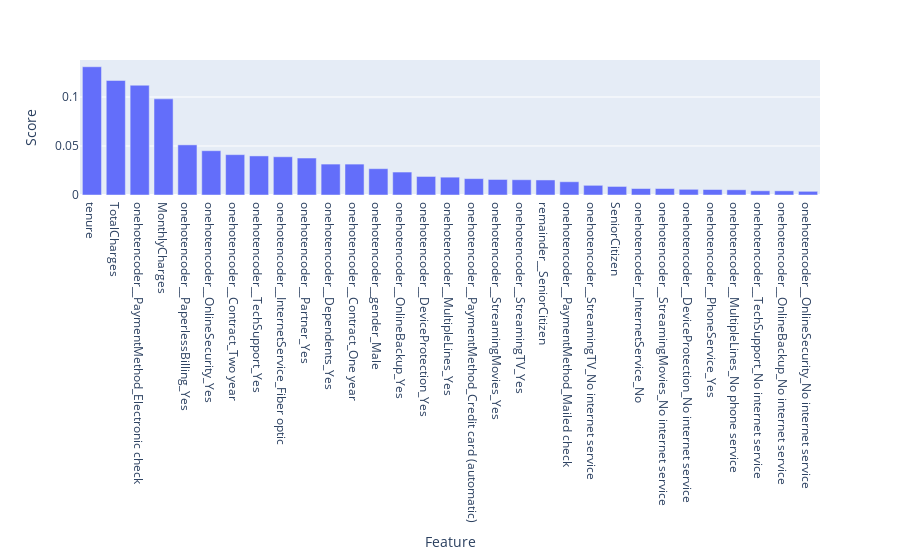

The notebook cell saved with this chart:
### Code cell
## Feature Importance of the Random Forest Model
rf_importance = pd.DataFrame({'Feature': X.columns, 'Score': rf_smote.feature_importances_})
rf_importance = rf_importance.sort_values(by='Score', ascending=False)

fig = px.bar(rf_importance, x='Feature', y='Score')
fig.show()

### Figure 1 — Plotly figure (JSON) as saved in the notebook; plotly's stock layout.template omitted (floating-point values rounded to 4 significant figures)
{"data": [{"alignmentgroup": "True", "hovertemplate": "Feature=%{x}<br>Score=%{y}<extra></extra>", "legendgroup": "", "marker": {"color": "#636efa", "pattern": {"shape": ""}}, "name": "", "offsetgroup": "", "orientation": "v", "showlegend": false, "textposition": "auto", "type": "bar", "x": ["tenure", "TotalCharges", "onehotencoder__PaymentMethod_Electronic check", "MonthlyCharges", "onehotencoder__PaperlessBilling_Yes", "onehotencoder__OnlineSecurity_Yes", "onehotencoder__Contract_Two year", "onehotencoder__TechSupport_Yes", "onehotencoder__InternetService_Fiber optic", "onehotencoder__Partner_Yes", "onehotencoder__Dependents_Yes", "onehotencoder__Contract_One year", "onehotencoder__gender_Male", "onehotencoder__OnlineBackup_Yes", "onehotencoder__DeviceProtection_Yes", "onehotencoder__MultipleLines_Yes", "onehotencoder__PaymentMethod_Credit card (automatic)", "onehotencoder__StreamingMovies_Yes", "onehotencoder__StreamingTV_Yes", "remainder__SeniorCitizen", "onehotencoder__PaymentMethod_Mailed check", "onehotencoder__StreamingTV_No internet service", "SeniorCitizen", "onehotencoder__InternetService_No", "onehotencoder__StreamingMovies_No internet service", "onehotencoder__DeviceProtection_No internet service", "onehotencoder__PhoneService_Yes", "onehotencoder__MultipleLines_No phone service", "onehotencoder__TechSupport_No internet service", "onehotencoder__OnlineBackup_No internet service", "onehotencoder__OnlineSecurity_No internet service"], "xaxis": "x", "y": [0.1308, 0.1168, 0.112, 0.09808, 0.05114, 0.04518, 0.04116, 0.03987, 0.039, 0.03771, 0.03154, 0.03152, 0.02684, 0.02343, 0.01891, 0.01819, 0.01671, 0.01583, 0.01558, 0.01534, 0.01352, 0.009873, 0.008726, 0.006599, 0.00659, 0.005815, 0.005604, 0.005324, 0.004293, 0.004231, 0.00375], "yaxis": "y"}], "layout": {"barmode": "relative", "legend": {"tracegroupgap": 0}, "margin": {"t": 60}, "xaxis": {"anchor": "y", "domain": [0, 1], "title": {"text": "Feature"}}, "yaxis": {"anchor": "x", "domain": [0, 1], "title": {"text": "Score"}}}}
